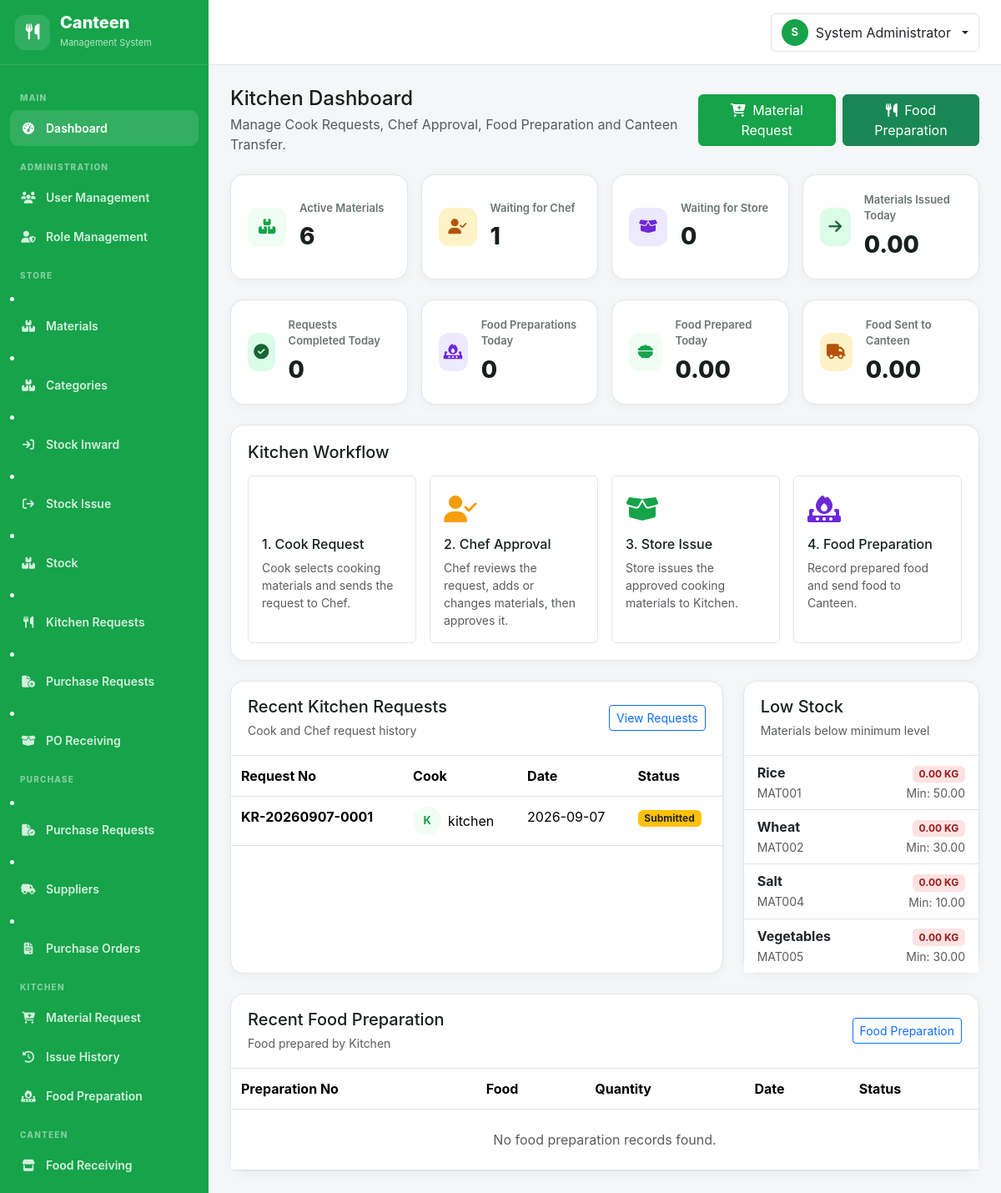
The app's page /kitchen/dashboard.php (signed in), older data.
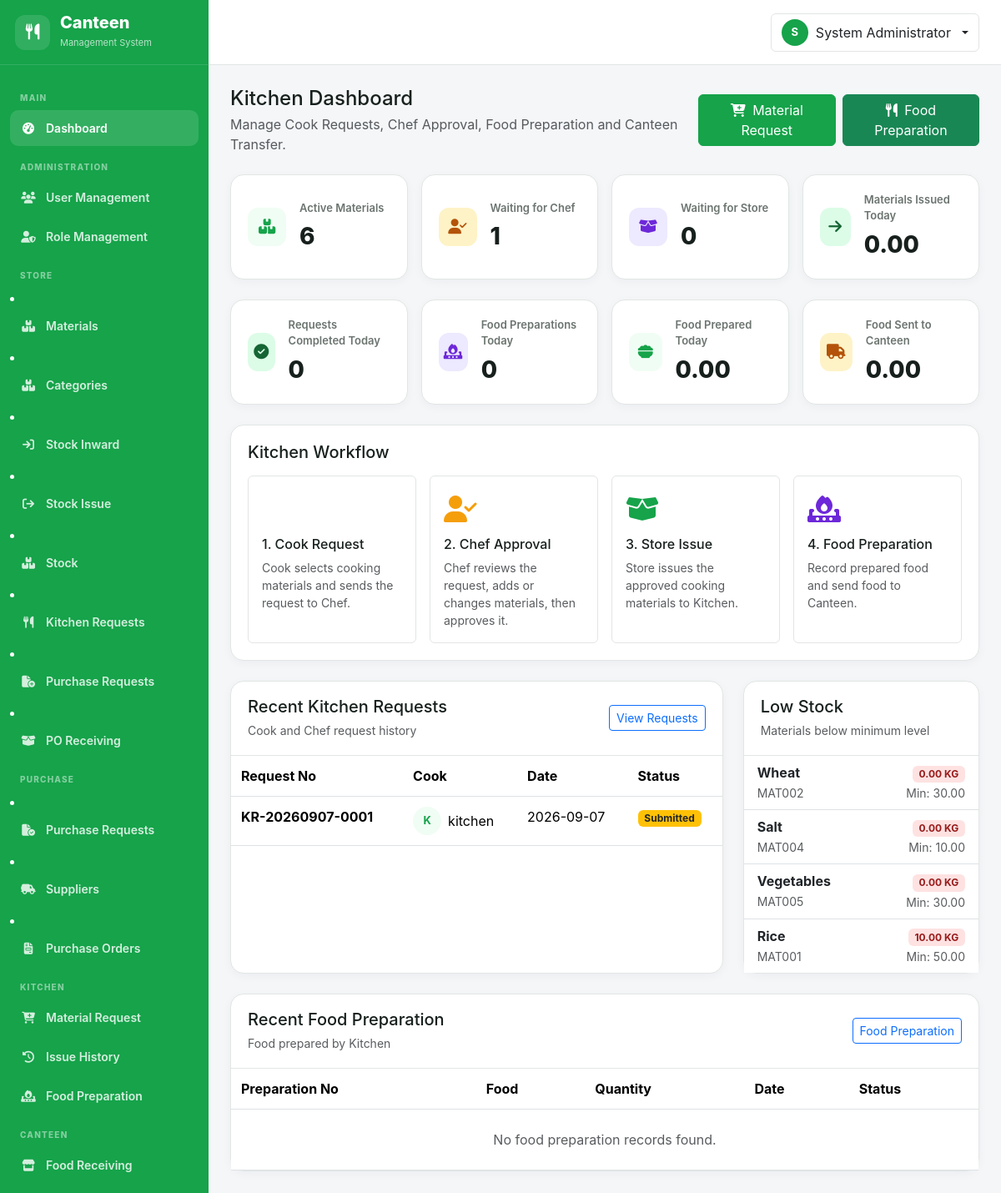
The same page, newer data.
### tables this page shows
CREATE TABLE `kitchen_requests` (
  `id` int(10) UNSIGNED NOT NULL,
  `request_no` varchar(60) NOT NULL,
  `requested_by` int(10) UNSIGNED NOT NULL,
  `request_date` date NOT NULL,
  `status` enum('Draft','Submitted','Chef Approved','Sent to Store','Partially Issued','Completed','Rejected') NOT NULL DEFAULT 'Submitted',
  `cook_remarks` text DEFAULT NULL,
  `chef_remarks` text DEFAULT NULL,
  `approved_by` int(10) UNSIGNED DEFAULT NULL,
  `approved_at` datetime DEFAULT NULL,
  `sent_to_store_at` datetime DEFAULT NULL,
  `created_at` datetime NOT NULL DEFAULT current_timestamp(),
  `updated_at` datetime DEFAULT NULL ON UPDATE current_timestamp()
);

CREATE TABLE `users` (
  `id` int(10) UNSIGNED NOT NULL,
  `role_id` int(10) UNSIGNED NOT NULL,
  `employee_code` varchar(50) DEFAULT NULL,
  `employee_name` varchar(150) NOT NULL,
  `email` varchar(150) NOT NULL,
  `password` varchar(255) NOT NULL,
  `status` enum('Enable','Disabled') NOT NULL DEFAULT 'Enable',
  `created_at` datetime NOT NULL DEFAULT current_timestamp(),
  `updated_at` datetime DEFAULT NULL ON UPDATE current_timestamp()
);

CREATE TABLE `materials` (
  `id` int(10) UNSIGNED NOT NULL,
  `material_code` varchar(50) DEFAULT NULL,
  `material_name` varchar(150) NOT NULL,
  `category` varchar(100) DEFAULT NULL,
  `unit` varchar(50) NOT NULL,
  `minimum_stock` decimal(12,2) DEFAULT 0.00,
  `current_stock` decimal(12,2) DEFAULT 0.00,
  `status` enum('Enable','Disabled') DEFAULT 'Enable',
  `created_at` datetime DEFAULT current_timestamp(),
  `updated_at` datetime DEFAULT NULL ON UPDATE current_timestamp()
);

### includes/functions.php (called while the page is built, shortened)
<?php
function e(?string $value): string {
    return htmlspecialchars($value ?? '', ENT_QUOTES, 'UTF-8');
}

### kitchen/dashboard.php (the view, shortened to what the changed rows need)
<?php
require_once __DIR__ . '/../config/database.php';
require_once __DIR__ . '/../includes/functions.php';
$stmt = $con->query("
    SELECT
        kr.id,
        kr.request_no,
        kr.request_date,
        kr.status,
        kr.cook_remarks,
        kr.chef_remarks,
        u.employee_name
    FROM kitchen_requests kr
    LEFT JOIN users u
        ON u.id = kr.requested_by
    ORDER BY kr.id DESC
    LIMIT 10
");
$recentRequests = $stmt->fetchAll();
$stmt = $con->query("
    SELECT
        material_code,
        material_name,
        unit,
        current_stock,
        minimum_stock
    FROM materials
    WHERE status = 'Enable'
      AND current_stock <= minimum_stock
    ORDER BY current_stock ASC
    LIMIT 10
");
$lowStockMaterials = $stmt->fetchAll();
require_once __DIR__ . '/../includes/header.php';
?>
<div class="main-content">
    <div class="page-body">
    <div class="row g-4">
        <div class="col-lg-8">
            <div class="content-card h-100">
                <div class="table-responsive">
                    <table class="table table-hover mb-0">
                        <thead>
                            <tr>
                                <th>
                                    Request No
                                </th>
                                <th>
                                    Cook
                                </th>
                                <th>
                                    Date
                                </th>
                                <th>
                                    Status
                                </th>
                            </tr>
                        </thead>
                        <tbody>
                        <?php if (
                            empty($recentRequests)
                        ): ?>
                            <tr>
                                <td
                                    colspan="4"
                                    class="text-center text-muted py-4"
                                >
                                    No kitchen requests found.
                                </td>
                            </tr>
                        <?php else: ?>
                            <?php foreach (
                                $recentRequests
                                as $request
                            ): ?>
                                <?php
                                $requesterInitial = strtoupper(
                                    substr(
                                        trim((string)($request['employee_name'] ?? '-')),
                                        0,
                                        1
                                    )
                                );
                                ?>
                                <tr>
                                    <td>
                                        <strong>
                                            <?= e(
                                                $request['request_no']
                                            ) ?>
                                        </strong>
                                    </td>
                                    <td>
                                        <div class="d-flex align-items-center gap-2">
                                            <span class="row-avatar">
                                                <?= e($requesterInitial) ?>
                                            </span>
                                            <span>
                                                <?= e(
                                                    $request['employee_name']
                                                    ?? '-'
                                                ) ?>
                                            </span>
                                        </div>
                                    </td>
                                    <td>
                                        <?= e(
                                            $request['request_date']
                                        ) ?>
                                    </td>
                                    <td>
                                    <?php
                                    $status =
                                        $request['status'];
                                    $badgeClass =
                                        'bg-secondary';
                                    if (
                                        $status ===
                                        'Submitted'
                                    ) {
                                        $badgeClass =
                                            'bg-warning text-dark';
                                    } elseif (
                                        $status ===
                                        'Chef Approved'
                                    ) {
                                        $badgeClass =
                                            'bg-primary';
                                    } elseif (
                                        $status ===
                                        'Sent to Store'
                                    ) {
                                        $badgeClass =
                                            'bg-info text-dark';
                                    } elseif (
                                        $status ===
                                        'Partially Issued'
                                    ) {
                                        $badgeClass =
                                            'bg-warning text-dark';
                                    } elseif (
                                        $status ===
                                        'Completed'
                                    ) {
                                        $badgeClass =
                                            'badge-enable';
                                    } elseif (
                                        $status ===
                                        'Rejected'
                                    ) {
                                        $badgeClass =
                                            'badge-disabled';
                                    }
                                    ?>
                                        <span
                                            class="badge <?= $badgeClass ?>"
                                        >
                                            <?= e(
                                                $status
                                            ) ?>
                                        </span>
                                    </td>
                                </tr>
                            <?php endforeach; ?>
                        <?php endif; ?>
                        </tbody>
                    </table>
                </div>
            </div>
        </div>
        <div class="col-lg-4">
            <div class="content-card h-100">
                <div class="list-group list-group-flush">
                <?php if (
                    empty($lowStockMaterials)
                ): ?>
                    <div
                        class="text-center text-muted py-4"
                    >
                        <i
                            class="fa-solid fa-circle-check fs-3 mb-2"
                            style="color: var(--primary);"
                        ></i>
                        <br>
                        No low stock materials.
                    </div>
                <?php else: ?>
                    <?php foreach (
                        $lowStockMaterials
                        as $material
                    ): ?>
                        <div
                            class="list-group-item"
                        >
                            <div
                                class="d-flex justify-content-between"
                            >
                                <div>
                                    <strong>
                                        <?= e(
                                            $material['material_name']
                                        ) ?>
                                    </strong>
                                    <br>
                                    <small
                                        class="text-muted"
                                    >
                                        <?= e(
                                            $material['material_code']
                                        ) ?>
                                    </small>
                                </div>
                                <div
                                    class="text-end"
                                >
                                    <span
                                        class="badge badge-disabled"
                                    >
                                        <?= number_format(
                                            (float)
                                            $material['current_stock'],
                                            2
                                        ) ?>
                                        <?= e(
                                            $material['unit']
                                        ) ?>
                                    </span>
                                    <br>
                                    <small
                                        class="text-muted"
                                    >
                                        Min:
                                        <?= number_format(
                                            (float)
                                            $material['minimum_stock'],
                                            2
                                        ) ?>
                                    </small>
                                </div>
                            </div>
                        </div>
                    <?php endforeach; ?>
                <?php endif; ?>
                </div>
            </div>
        </div>
    </div>
    <div class="content-card mt-4">
        <div class="table-responsive">
            <table class="table table-hover mb-0">
                <thead>
                    <tr>
                        <th>
                            Preparation No
                        </th>
                        <th>
                            Food
                        </th>
                        <th>
                            Quantity
                        </th>
                        <th>
                            Date
                        </th>
                        <th>
                            Status
                        </th>
                    </tr>
                </thead>
            </table>
        </div>
    </div>
    </div>
</div>
<?php
require_once __DIR__ . '/../includes/footer.php';
?>

Row changes from the older to the newer data that the page shows:
changed materials "Rice": current_stock "0.00" → "10.00"; moves down the list
